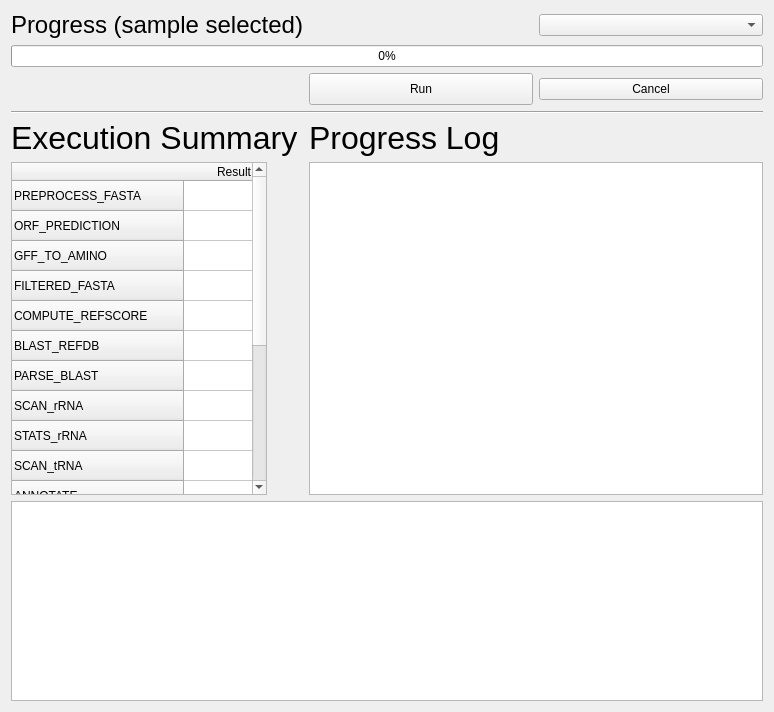
<?xml version="1.0" encoding="UTF-8"?>
<ui version="4.0">
 <class>ProgressDialog</class>
 <widget class="QWidget" name="ProgressDialog">
  <property name="geometry">
   <rect>
    <x>0</x>
    <y>0</y>
    <width>774</width>
    <height>712</height>
   </rect>
  </property>
  <property name="windowTitle">
   <string>Form</string>
  </property>
  <layout class="QGridLayout" name="gridLayout">
   <item row="2" column="1">
    <widget class="QPushButton" name="runButton">
     <property name="sizePolicy">
      <sizepolicy hsizetype="Minimum" vsizetype="Fixed">
       <horstretch>0</horstretch>
       <verstretch>0</verstretch>
      </sizepolicy>
     </property>
     <property name="minimumSize">
      <size>
       <width>200</width>
       <height>32</height>
      </size>
     </property>
     <property name="maximumSize">
      <size>
       <width>300</width>
       <height>32</height>
      </size>
     </property>
     <property name="text">
      <string>Run</string>
     </property>
    </widget>
   </item>
   <item row="0" column="0">
    <widget class="QLabel" name="progressLabel">
     <property name="font">
      <font>
       <pointsize>18</pointsize>
      </font>
     </property>
     <property name="text">
      <string>Progress (sample selected)</string>
     </property>
    </widget>
   </item>
   <item row="0" column="2">
    <widget class="QComboBox" name="sampleSelect">
     <property name="sizePolicy">
      <sizepolicy hsizetype="Minimum" vsizetype="Fixed">
       <horstretch>0</horstretch>
       <verstretch>0</verstretch>
      </sizepolicy>
     </property>
    </widget>
   </item>
   <item row="1" column="0" colspan="3">
    <widget class="QProgressBar" name="progressBar">
     <property name="value">
      <number>0</number>
     </property>
    </widget>
   </item>
   <item row="2" column="2">
    <widget class="QPushButton" name="cancelButton">
     <property name="sizePolicy">
      <sizepolicy hsizetype="Maximum" vsizetype="Fixed">
       <horstretch>0</horstretch>
       <verstretch>0</verstretch>
      </sizepolicy>
     </property>
     <property name="minimumSize">
      <size>
       <width>200</width>
       <height>0</height>
      </size>
     </property>
     <property name="maximumSize">
      <size>
       <width>300</width>
       <height>16777215</height>
      </size>
     </property>
     <property name="text">
      <string>Cancel</string>
     </property>
    </widget>
   </item>
   <item row="3" column="0" rowspan="2" colspan="3">
    <widget class="Line" name="line_2">
     <property name="orientation">
      <enum>Qt::Horizontal</enum>
     </property>
    </widget>
   </item>
   <item row="5" column="0">
    <widget class="QLabel" name="summaryLabel">
     <property name="font">
      <font>
       <pointsize>24</pointsize>
      </font>
     </property>
     <property name="text">
      <string>Execution Summary</string>
     </property>
    </widget>
   </item>
   <item row="6" column="0">
    <widget class="QTableWidget" name="summaryTable">
     <property name="sizePolicy">
      <sizepolicy hsizetype="Maximum" vsizetype="Expanding">
       <horstretch>0</horstretch>
       <verstretch>0</verstretch>
      </sizepolicy>
     </property>
     <attribute name="horizontalHeaderDefaultSectionSize">
      <number>100</number>
     </attribute>
     <row>
      <property name="text">
       <string>PREPROCESS_FASTA</string>
      </property>
     </row>
     <row>
      <property name="text">
       <string>ORF_PREDICTION</string>
      </property>
     </row>
     <row>
      <property name="text">
       <string>GFF_TO_AMINO</string>
      </property>
     </row>
     <row>
      <property name="text">
       <string>FILTERED_FASTA</string>
      </property>
     </row>
     <row>
      <property name="text">
       <string>COMPUTE_REFSCORE</string>
      </property>
     </row>
     <row>
      <property name="text">
       <string>BLAST_REFDB</string>
      </property>
     </row>
     <row>
      <property name="text">
       <string>PARSE_BLAST</string>
      </property>
     </row>
     <row>
      <property name="text">
       <string>SCAN_rRNA</string>
      </property>
     </row>
     <row>
      <property name="text">
       <string>STATS_rRNA</string>
      </property>
     </row>
     <row>
      <property name="text">
       <string>SCAN_tRNA</string>
      </property>
     </row>
     <row>
      <property name="text">
       <string>ANNOTATE</string>
      </property>
     </row>
     <row>
      <property name="text">
       <string>PATHOLOGIC_INPUT</string>
      </property>
     </row>
     <row>
      <property name="text">
       <string>GENBANK_FILE</string>
      </property>
     </row>
     <row>
      <property name="text">
       <string>CREATE_SEQUIN_FILES</string>
      </property>
     </row>
     <row>
      <property name="text">
       <string>CREATE_REPORT_FILES</string>
      </property>
     </row>
     <row>
      <property name="text">
       <string>MLTREEMAP_CALCULATION</string>
      </property>
     </row>
     <row>
      <property name="text">
       <string>MLTREEMAP_IMAGEMAKER</string>
      </property>
     </row>
     <row>
      <property name="text">
       <string>PATHOLOGIC</string>
      </property>
     </row>
     <column>
      <property name="text">
       <string>Result</string>
      </property>
     </column>
    </widget>
   </item>
   <item row="6" column="1" colspan="2">
    <widget class="QTextBrowser" name="logBrowser">
     <property name="sizePolicy">
      <sizepolicy hsizetype="MinimumExpanding" vsizetype="Expanding">
       <horstretch>0</horstretch>
       <verstretch>0</verstretch>
      </sizepolicy>
     </property>
     <property name="minimumSize">
      <size>
       <width>400</width>
       <height>228</height>
      </size>
     </property>
    </widget>
   </item>
   <item row="7" column="0" colspan="3">
    <widget class="QTextEdit" name="standardOut">
     <property name="sizePolicy">
      <sizepolicy hsizetype="Expanding" vsizetype="Minimum">
       <horstretch>0</horstretch>
       <verstretch>0</verstretch>
      </sizepolicy>
     </property>
     <property name="minimumSize">
      <size>
       <width>750</width>
       <height>200</height>
      </size>
     </property>
     <property name="readOnly">
      <bool>true</bool>
     </property>
    </widget>
   </item>
   <item row="5" column="1">
    <widget class="QLabel" name="logLabel">
     <property name="font">
      <font>
       <pointsize>24</pointsize>
      </font>
     </property>
     <property name="text">
      <string>Progress Log</string>
     </property>
    </widget>
   </item>
  </layout>
 </widget>
 <resources/>
 <connections/>
</ui>
